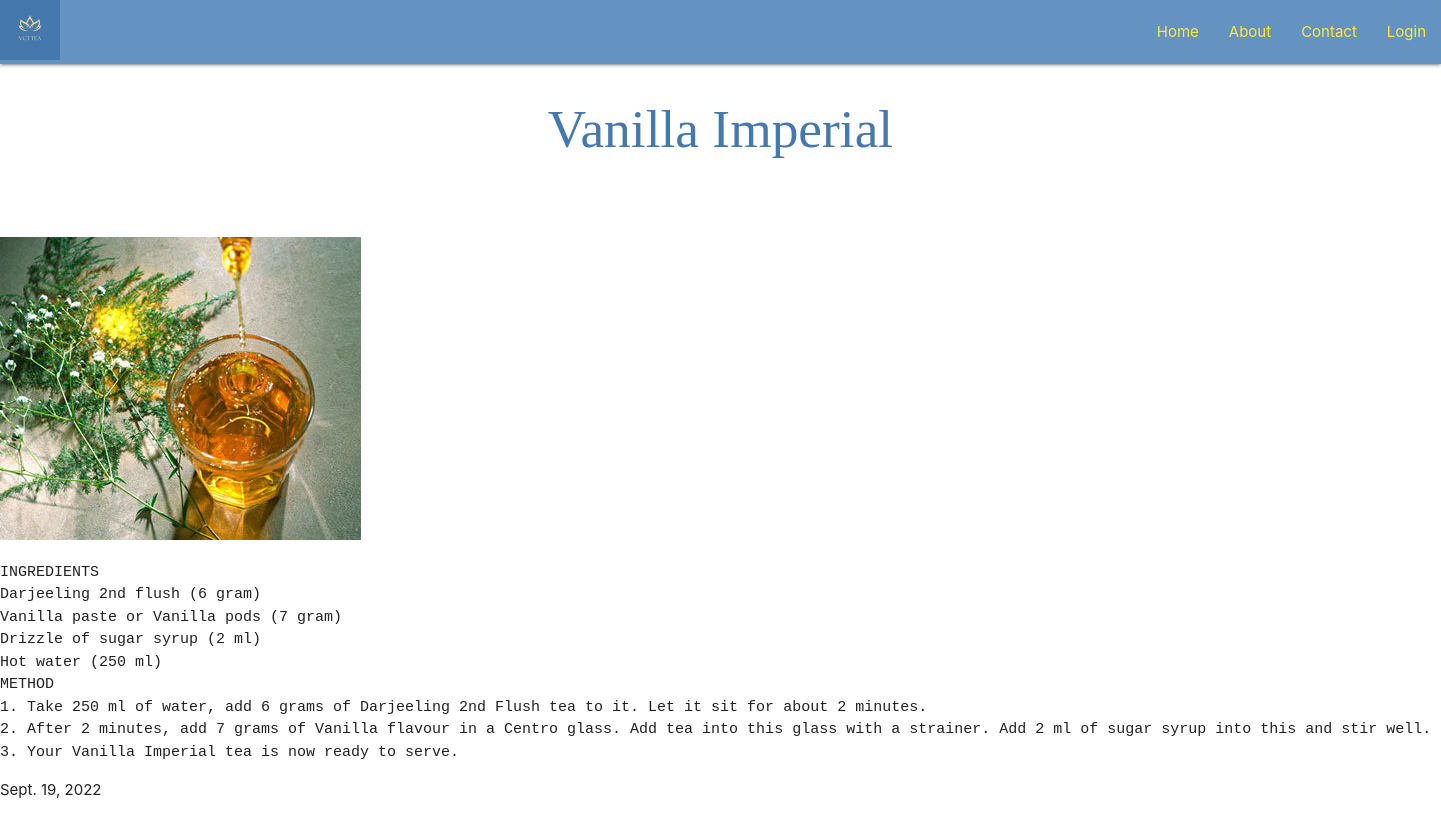
Screenshot of /recipes/vanilla-imperial/ with the database file from the repository.
### recipies/models.py (models this page shows, shortened)
class Recipes(models.Model):
    title=models.CharField(max_length=100)
    slug=models.SlugField()
    description=models.TextField(max_length=200,default="Some String")
    body=models.TextField()
    date=models.DateField(auto_now_add=True)
    thumb=models.ImageField(blank=True)

### recipies/views.py (the view)
# urls.py: path('<slug:slug>/',views.recipe_detail,name="recipe_detail")
def recipe_detail(request, slug):
    recipe=Recipes.objects.get(slug=slug)
    return render(request, 'recipies/recipe_detail.html',{'recipe':recipe})

### recipies/templates/recipies/recipe_detail.html (shortened to what this page needs)
{% load static %}
<!DOCTYPE html>
<html lang="en">
<head>
  <link rel="stylesheet" href="https://use.fontawesome.com/releases/v5.0.13/css/all.css">
  <link rel="stylesheet" href="https://cdnjs.cloudflare.com/ajax/libs/materialize/1.0.0-beta/css/materialize.min.css">
  <link rel="stylesheet" href="{% static 'style.css' %}">
</head>
<body>
  <nav>
    <div class="nav-wrapper color">
      <a href="#" class="brand-logo"><img class="responsive-img logo" src="{% static 'img/VCT TEA(60X60).jpg' %}"></a>
      <ul id="nav-mobile" class="right hide-on-med-and-down">
        <li><a href="#"><span class="yellow-text">Home</span></a></li>
        <li><a href="#"><span class="yellow-text">About</span></a></li>
        <li><a href="#"><span class="yellow-text">Contact</span></a></li>
        <li><a href="#"><span class="yellow-text">Login</span></a></li>
      </ul>
    </div>
  </nav>
    <div class="recipe_detail">
        <div class="recipe">
            <h2>{{recipe.title}}</h2>
            <img src="{{recipe.thumb.url}}"/>
            <pre><p>{{recipe.body}}</p></pre>
            <p>{{recipe.date}}</p>
        </div>
    </div>
</body>
</html>

### assets/style.css (style rules this page uses)
h2 { text-align: center; font-family: Mate; color: #4578ad; padding-bottom: 4%; }
.color { background-color: #6492c1; }

### rows the page displays
Recipes: title "Vanilla Imperial", thumb (picture), body "INGREDIENTS Darjeeling 2nd flush (6 gram) Vanilla paste or Vanilla pods (7 gram) Drizzle of sugar syrup (2 ml) Hot water (250 ml) METHOD 1. Take 250 ml of water, add 6 grams of Darjeeling 2nd Flush tea to it. Let it sit for about 2 minutes. 2. After 2 minutes, add 7 grams of Vanilla flavour in a Centro glass. Add tea into this glass with a strainer. Add 2 ml of sugar syrup into this and stir well. 3. Your Vanilla Imperial tea is now ready to serve.", date "Sept. 19, 2022"
